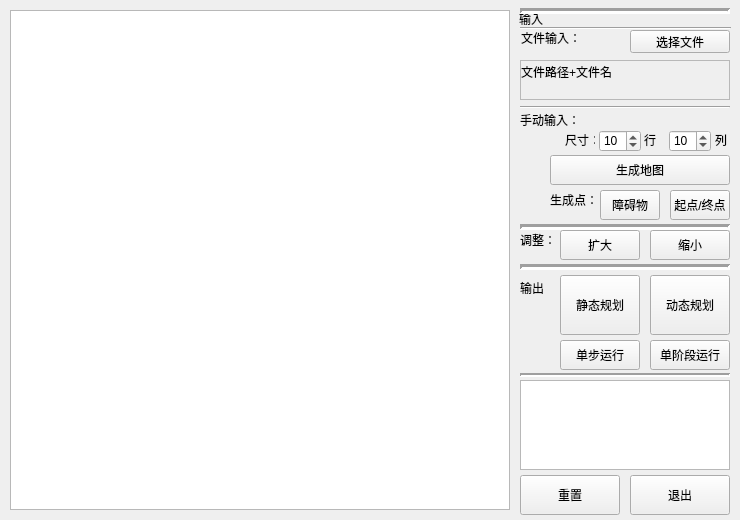
<?xml version="1.0" encoding="UTF-8"?>
<ui version="4.0">
 <class>MainWindow</class>
 <widget class="QMainWindow" name="MainWindow">
  <property name="geometry">
   <rect>
    <x>0</x>
    <y>0</y>
    <width>740</width>
    <height>520</height>
   </rect>
  </property>
  <property name="minimumSize">
   <size>
    <width>740</width>
    <height>520</height>
   </size>
  </property>
  <property name="maximumSize">
   <size>
    <width>740</width>
    <height>520</height>
   </size>
  </property>
  <property name="windowTitle">
   <string>QMAS</string>
  </property>
  <property name="windowIcon">
   <iconset>
    <normaloff>../resources/icon.png</normaloff>../resources/icon.png</iconset>
  </property>
  <property name="iconSize">
   <size>
    <width>40</width>
    <height>40</height>
   </size>
  </property>
  <widget class="QWidget" name="centralWidget">
   <widget class="QSpinBox" name="spin_col">
    <property name="geometry">
     <rect>
      <x>669</x>
      <y>130</y>
      <width>42</width>
      <height>22</height>
     </rect>
    </property>
    <property name="minimum">
     <number>2</number>
    </property>
    <property name="value">
     <number>10</number>
    </property>
   </widget>
   <widget class="QPushButton" name="btn_run_by_step">
    <property name="geometry">
     <rect>
      <x>560</x>
      <y>340</y>
      <width>80</width>
      <height>30</height>
     </rect>
    </property>
    <property name="text">
     <string>单步运行</string>
    </property>
    <property name="checkable">
     <bool>false</bool>
    </property>
   </widget>
   <widget class="QPushButton" name="btn_exit">
    <property name="geometry">
     <rect>
      <x>630</x>
      <y>475</y>
      <width>100</width>
      <height>40</height>
     </rect>
    </property>
    <property name="text">
     <string>退出</string>
    </property>
   </widget>
   <widget class="QPushButton" name="btn_generate_obstacle">
    <property name="geometry">
     <rect>
      <x>600</x>
      <y>190</y>
      <width>60</width>
      <height>30</height>
     </rect>
    </property>
    <property name="text">
     <string>障碍物</string>
    </property>
   </widget>
   <widget class="QPushButton" name="btn_genarate_taskpoint">
    <property name="geometry">
     <rect>
      <x>670</x>
      <y>190</y>
      <width>60</width>
      <height>30</height>
     </rect>
    </property>
    <property name="text">
     <string>起点/终点</string>
    </property>
   </widget>
   <widget class="QLabel" name="lab_title_input">
    <property name="geometry">
     <rect>
      <x>519</x>
      <y>13</y>
      <width>54</width>
      <height>12</height>
     </rect>
    </property>
    <property name="text">
     <string>输入</string>
    </property>
   </widget>
   <widget class="QPushButton" name="btn_run_by_stage">
    <property name="geometry">
     <rect>
      <x>650</x>
      <y>340</y>
      <width>80</width>
      <height>30</height>
     </rect>
    </property>
    <property name="text">
     <string>单阶段运行</string>
    </property>
   </widget>
   <widget class="QLabel" name="lab_title_input_2">
    <property name="geometry">
     <rect>
      <x>520</x>
      <y>110</y>
      <width>60</width>
      <height>20</height>
     </rect>
    </property>
    <property name="text">
     <string>手动输入：</string>
    </property>
   </widget>
   <widget class="QTextBrowser" name="textBrowser">
    <property name="geometry">
     <rect>
      <x>520</x>
      <y>380</y>
      <width>210</width>
      <height>90</height>
     </rect>
    </property>
   </widget>
   <widget class="Line" name="line_1">
    <property name="geometry">
     <rect>
      <x>520</x>
      <y>100</y>
      <width>210</width>
      <height>15</height>
     </rect>
    </property>
    <property name="orientation">
     <enum>Qt::Horizontal</enum>
    </property>
   </widget>
   <widget class="QPushButton" name="btn_reset">
    <property name="geometry">
     <rect>
      <x>520</x>
      <y>475</y>
      <width>100</width>
      <height>40</height>
     </rect>
    </property>
    <property name="text">
     <string>重置</string>
    </property>
   </widget>
   <widget class="QLabel" name="label_name_row">
    <property name="geometry">
     <rect>
      <x>644</x>
      <y>130</y>
      <width>20</width>
      <height>20</height>
     </rect>
    </property>
    <property name="text">
     <string>行</string>
    </property>
   </widget>
   <widget class="Line" name="line_3">
    <property name="geometry">
     <rect>
      <x>520</x>
      <y>370</y>
      <width>210</width>
      <height>10</height>
     </rect>
    </property>
    <property name="lineWidth">
     <number>2</number>
    </property>
    <property name="orientation">
     <enum>Qt::Horizontal</enum>
    </property>
   </widget>
   <widget class="QPushButton" name="btn_run_global">
    <property name="geometry">
     <rect>
      <x>560</x>
      <y>275</y>
      <width>80</width>
      <height>60</height>
     </rect>
    </property>
    <property name="text">
     <string>静态规划</string>
    </property>
   </widget>
   <widget class="QPushButton" name="btn_run_Dynamic">
    <property name="geometry">
     <rect>
      <x>650</x>
      <y>275</y>
      <width>80</width>
      <height>60</height>
     </rect>
    </property>
    <property name="text">
     <string>动态规划</string>
    </property>
   </widget>
   <widget class="QGraphicsView" name="gv_map">
    <property name="geometry">
     <rect>
      <x>10</x>
      <y>10</y>
      <width>500</width>
      <height>500</height>
     </rect>
    </property>
    <property name="sizePolicy">
     <sizepolicy hsizetype="Expanding" vsizetype="Expanding">
      <horstretch>0</horstretch>
      <verstretch>0</verstretch>
     </sizepolicy>
    </property>
    <property name="minimumSize">
     <size>
      <width>500</width>
      <height>500</height>
     </size>
    </property>
    <property name="interactive">
     <bool>false</bool>
    </property>
    <property name="sceneRect">
     <rectf>
      <x>0.000000000000000</x>
      <y>0.000000000000000</y>
      <width>0.000000000000000</width>
      <height>0.000000000000000</height>
     </rectf>
    </property>
    <property name="dragMode">
     <enum>QGraphicsView::NoDrag</enum>
    </property>
   </widget>
   <widget class="QLabel" name="label_name_col">
    <property name="geometry">
     <rect>
      <x>715</x>
      <y>130</y>
      <width>20</width>
      <height>20</height>
     </rect>
    </property>
    <property name="text">
     <string>列</string>
    </property>
   </widget>
   <widget class="QLabel" name="lab_title_output">
    <property name="geometry">
     <rect>
      <x>520</x>
      <y>278</y>
      <width>40</width>
      <height>20</height>
     </rect>
    </property>
    <property name="text">
     <string>输出</string>
    </property>
    <property name="textFormat">
     <enum>Qt::AutoText</enum>
    </property>
   </widget>
   <widget class="QPushButton" name="btn_generate_map">
    <property name="geometry">
     <rect>
      <x>550</x>
      <y>155</y>
      <width>180</width>
      <height>30</height>
     </rect>
    </property>
    <property name="text">
     <string>生成地图</string>
    </property>
   </widget>
   <widget class="Line" name="line_2">
    <property name="geometry">
     <rect>
      <x>520</x>
      <y>220</y>
      <width>210</width>
      <height>15</height>
     </rect>
    </property>
    <property name="frameShadow">
     <enum>QFrame::Sunken</enum>
    </property>
    <property name="lineWidth">
     <number>3</number>
    </property>
    <property name="midLineWidth">
     <number>0</number>
    </property>
    <property name="orientation">
     <enum>Qt::Horizontal</enum>
    </property>
   </widget>
   <widget class="QLabel" name="lab_title_input_1">
    <property name="geometry">
     <rect>
      <x>521</x>
      <y>30</y>
      <width>71</width>
      <height>16</height>
     </rect>
    </property>
    <property name="text">
     <string>文件输入：</string>
    </property>
   </widget>
   <widget class="QSpinBox" name="spin_row">
    <property name="geometry">
     <rect>
      <x>599</x>
      <y>130</y>
      <width>42</width>
      <height>22</height>
     </rect>
    </property>
    <property name="minimum">
     <number>2</number>
    </property>
    <property name="value">
     <number>10</number>
    </property>
   </widget>
   <widget class="QPushButton" name="btn_openfile">
    <property name="geometry">
     <rect>
      <x>630</x>
      <y>30</y>
      <width>100</width>
      <height>23</height>
     </rect>
    </property>
    <property name="text">
     <string>选择文件</string>
    </property>
   </widget>
   <widget class="QLabel" name="label_mapsize">
    <property name="geometry">
     <rect>
      <x>565</x>
      <y>130</y>
      <width>30</width>
      <height>20</height>
     </rect>
    </property>
    <property name="acceptDrops">
     <bool>false</bool>
    </property>
    <property name="text">
     <string extracomment="点击按钮后点击地图的点">尺寸：</string>
    </property>
   </widget>
   <widget class="Line" name="line_0">
    <property name="geometry">
     <rect>
      <x>520</x>
      <y>20</y>
      <width>211</width>
      <height>16</height>
     </rect>
    </property>
    <property name="orientation">
     <enum>Qt::Horizontal</enum>
    </property>
   </widget>
   <widget class="QScrollArea" name="scrollArea">
    <property name="geometry">
     <rect>
      <x>520</x>
      <y>60</y>
      <width>210</width>
      <height>40</height>
     </rect>
    </property>
    <property name="widgetResizable">
     <bool>true</bool>
    </property>
    <widget class="QWidget" name="scrollAreaWidgetContents">
     <property name="geometry">
      <rect>
       <x>0</x>
       <y>0</y>
       <width>208</width>
       <height>38</height>
      </rect>
     </property>
     <property name="contextMenuPolicy">
      <enum>Qt::DefaultContextMenu</enum>
     </property>
     <property name="acceptDrops">
      <bool>false</bool>
     </property>
     <widget class="QLabel" name="lab_filename">
      <property name="geometry">
       <rect>
        <x>0</x>
        <y>0</y>
        <width>91</width>
        <height>21</height>
       </rect>
      </property>
      <property name="text">
       <string>文件路径+文件名</string>
      </property>
     </widget>
    </widget>
   </widget>
   <widget class="QLabel" name="label_readme">
    <property name="geometry">
     <rect>
      <x>550</x>
      <y>190</y>
      <width>50</width>
      <height>20</height>
     </rect>
    </property>
    <property name="acceptDrops">
     <bool>false</bool>
    </property>
    <property name="text">
     <string extracomment="点击按钮后点击地图的点">生成点：</string>
    </property>
   </widget>
   <widget class="Line" name="line_4">
    <property name="geometry">
     <rect>
      <x>520</x>
      <y>260</y>
      <width>210</width>
      <height>15</height>
     </rect>
    </property>
    <property name="lineWidth">
     <number>3</number>
    </property>
    <property name="orientation">
     <enum>Qt::Horizontal</enum>
    </property>
   </widget>
   <widget class="QPushButton" name="btn_map_bigger">
    <property name="geometry">
     <rect>
      <x>560</x>
      <y>230</y>
      <width>80</width>
      <height>30</height>
     </rect>
    </property>
    <property name="text">
     <string>扩大</string>
    </property>
   </widget>
   <widget class="QPushButton" name="btn_map_smaller">
    <property name="geometry">
     <rect>
      <x>650</x>
      <y>230</y>
      <width>80</width>
      <height>30</height>
     </rect>
    </property>
    <property name="text">
     <string>缩小</string>
    </property>
   </widget>
   <widget class="Line" name="line_5">
    <property name="geometry">
     <rect>
      <x>520</x>
      <y>4</y>
      <width>210</width>
      <height>15</height>
     </rect>
    </property>
    <property name="frameShadow">
     <enum>QFrame::Sunken</enum>
    </property>
    <property name="lineWidth">
     <number>3</number>
    </property>
    <property name="midLineWidth">
     <number>0</number>
    </property>
    <property name="orientation">
     <enum>Qt::Horizontal</enum>
    </property>
   </widget>
   <widget class="QLabel" name="lab_title_output_2">
    <property name="geometry">
     <rect>
      <x>520</x>
      <y>230</y>
      <width>40</width>
      <height>20</height>
     </rect>
    </property>
    <property name="text">
     <string>调整：</string>
    </property>
   </widget>
  </widget>
 </widget>
 <layoutdefault spacing="6" margin="11"/>
 <resources/>
 <connections/>
</ui>
